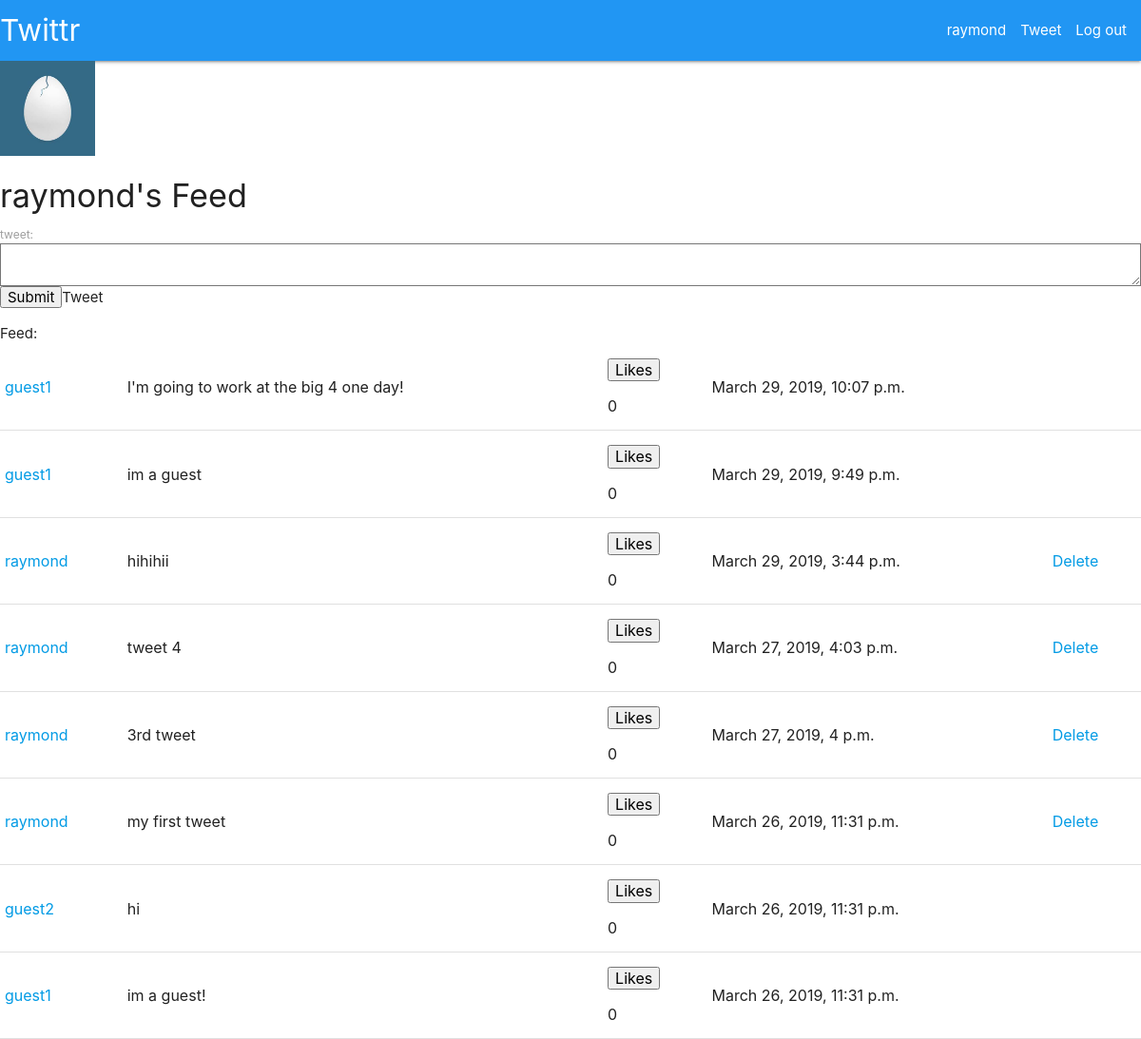
Page / (signed in) on the earlier database version.
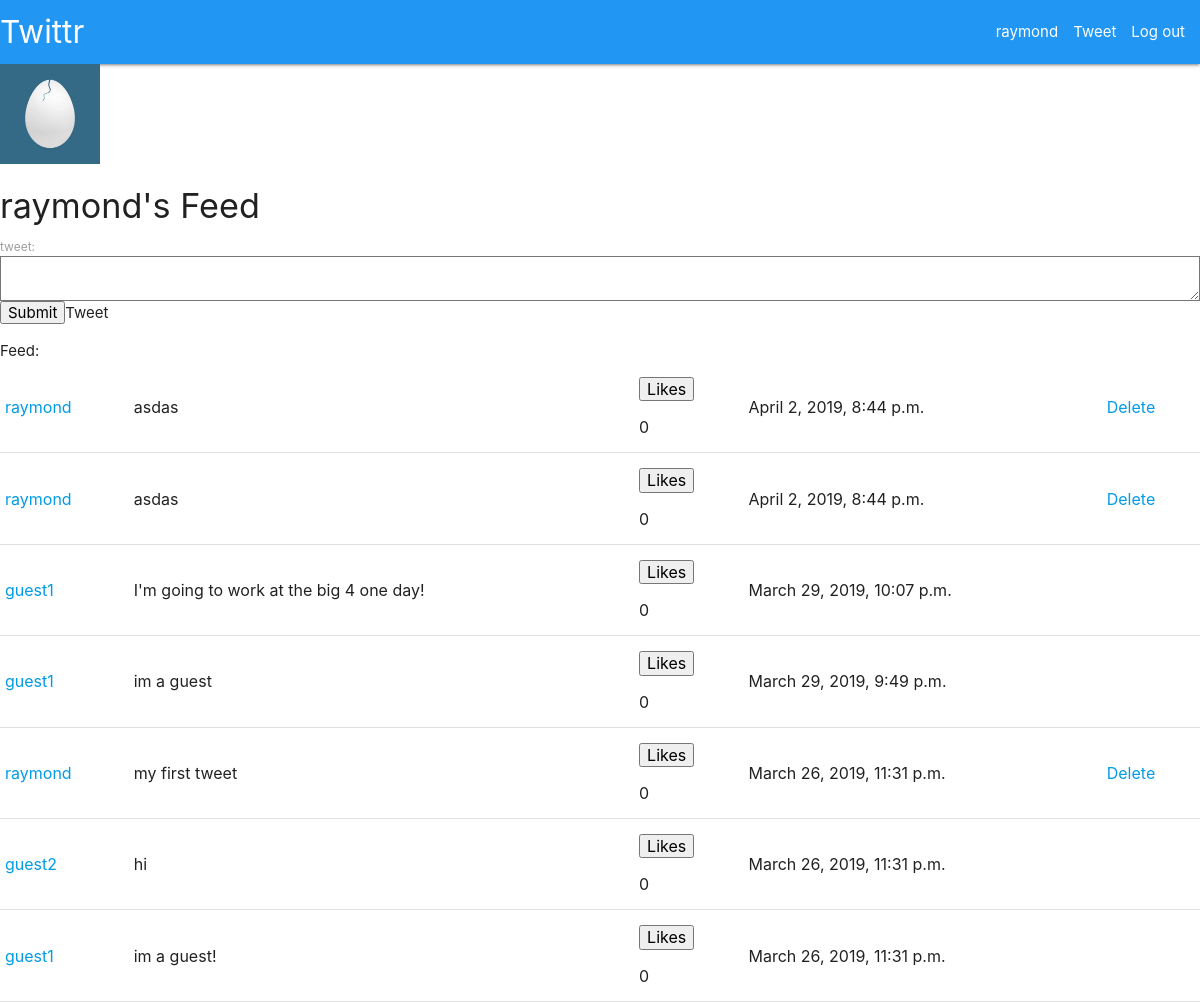
Same page on the later database version.
### feed/models.py (models this page shows)
class Tweet(models.Model):
    tweet_content = models.CharField(max_length=280)
    tweet_author = models.ForeignKey(User, on_delete=models.CASCADE)
    date_posted = models.DateTimeField()
    def __str__(self):
        return self.tweet_content

### feed/views.py (the view, shortened to what this page needs)
# urls.py: path('', views.index, name='index'),
def index(request):
    username = None
    user = None
    if request.user.is_authenticated:
        username = request.user.username
        user = User.objects.get(username=username)
    else:
        return redirect('/login')
    form = TweetForm()
    following = Follower.objects.select_related().filter(follower=user)
    feed_tweets = Tweet.objects.none()
    if request.POST:
        form = TweetForm(request.POST)
        if form.is_valid():
            new_tweet = form.cleaned_data.get('tweet')
            Tweet(tweet_content=new_tweet, tweet_author=user,date_posted=timezone.now()).save()
            return HttpResponseRedirect(request.path_info)
    for follow in following:
        tweets = Tweet.objects.select_related().filter(tweet_author=follow.followed)
        feed_tweets = feed_tweets | tweets
    feed_tweets = feed_tweets | Tweet.objects.select_related().filter(tweet_author=user)
    feed_tweets = feed_tweets.order_by('-date_posted')
    return render(request, 'feed/feed.html', {'form':form, 'feed_tweets': feed_tweets})

### feed/forms.py
class TweetForm(forms.Form):
    tweet = forms.CharField(label='tweet', max_length=240, widget=forms.Textarea)

### feed/templates/feed/feed.html (shortened to what this page needs)
{% extends 'feed/base.html' %}
{% load static %}
{% block content %}
{% if user.is_authenticated %}
  {% if user.profile.picture %}
    <img src="{{ user.profile.picture.url }}" width=100 />
  {% else %}
    <img src="{% static 'feed/images/twittr_egg.jpg' %}" width=100 />
  {% endif %}
  <h4>{{ user.username }}'s Feed</h4>
  <form method="POST">
    {{ form }}
    <input type="submit" name="tweet">Tweet</input>
  </form>
{% else %}
  <p>Log in or Register!</p>
{% endif %}
{% if feed_tweets %}
<table>
  {% for tweet in feed_tweets %}
      <tr>
          <td><a href="/{{ tweet.tweet_author }}">{{ tweet.tweet_author }}</a></td>
          <td>{{ tweet.tweet_content }}</td>
          <td>
            <form method="POST">
              <button type="submit" name="like" value="{{ tweet }}">Likes</button>
            </form>
            {{ tweet.like_set.all.count }}
          </td>
          <td>{{ tweet.date_posted }}</td>
          {% if tweet.tweet_author == user %}
          <td><a href="/delete/{{ tweet.id }}/feed">Delete</a></td>
          {% endif %}
      </tr>
  {% endfor %}
  </table>
{% endif %}
{% endblock %}

Differences in the rows shown:
removed Tweet: tweet_author "raymond", tweet_content "hihihii", like_set.all.count "0", date_posted "March 29, 2019, 3:44 p.m."
removed Tweet: tweet_author "raymond", tweet_content "tweet 4", like_set.all.count "0", date_posted "March 27, 2019, 4:03 p.m."
removed Tweet: tweet_author "raymond", tweet_content "3rd tweet", like_set.all.count "0", date_posted "March 27, 2019, 4 p.m."
added Tweet: tweet_author "raymond", tweet_content "asdas", like_set.all.count "0", date_posted "April 2, 2019, 8:44 p.m."
added Tweet: tweet_author "raymond", tweet_content "asdas", like_set.all.count "0", date_posted "April 2, 2019, 8:44 p.m."
